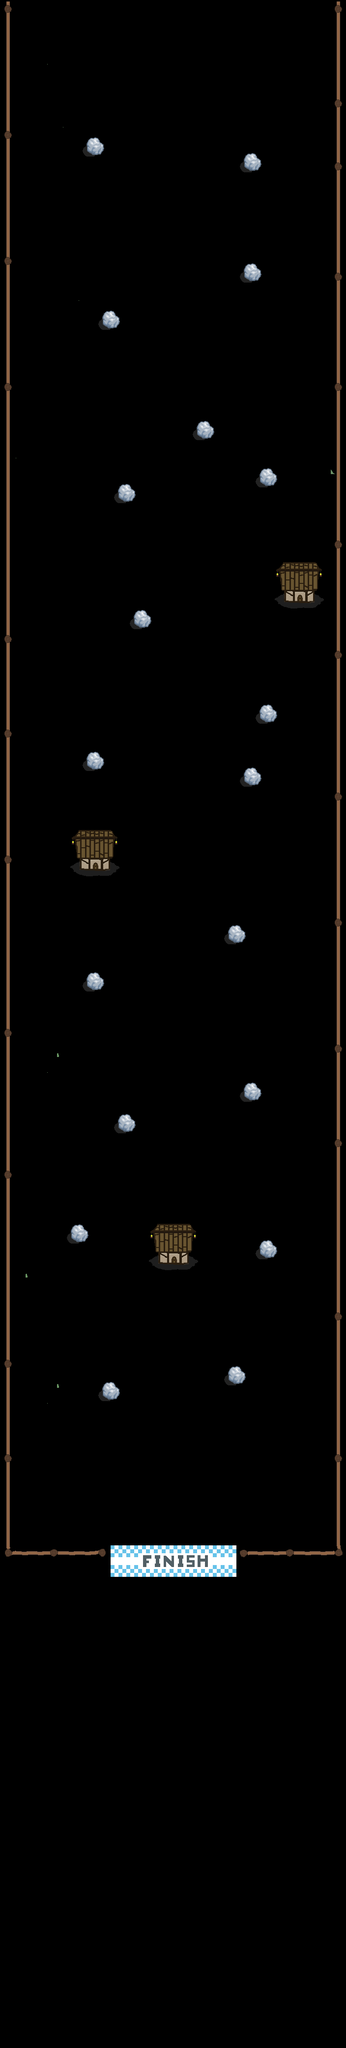

This game map was drawn from its Tiled (.tmx) file and the tilesets committed beside it. A one-line description and the trimmed map source follow:
An orthogonal 22x130 tile map with 32x32 px tiles, 2 tile layers (Tile Layer 2, Main), 5 tilesets and 28 objects.

<map version="1.0" tiledversion="1.1.5" orientation="orthogonal" renderorder="right-down" width="22" height="130" tilewidth="32" tileheight="32" infinite="0" nextobjectid="174">
 <tileset firstgid="1" name="SnowTileSet" tilewidth="32" tileheight="32" tilecount="36" columns="6">
  <image source="../Sprites/TileSet.png" width="193" height="193" />
 </tileset>
 <tileset firstgid="37" name="House" tilewidth="32" tileheight="32" tilecount="16" columns="4">
  <image source="../Sprites/House.png" width="128" height="128" />
 </tileset>
 <tileset firstgid="53" name="Finish Line" tilewidth="32" tileheight="32" tilecount="16" columns="8">
  <image source="../Sprites/Finish Line.png" width="264" height="64" />
 </tileset>
 <tileset firstgid="69" name="Fence" tilewidth="32" tileheight="32" tilecount="9" columns="3">
  <image source="../Sprites/Fence.png" width="96" height="96" />
 </tileset>
 <tileset firstgid="78" name="Ramp" tilewidth="32" tileheight="32" tilecount="9" columns="3">
  <image source="../Sprites/Ramp.png" width="100" height="100" />
 </tileset>
 <layer name="Tile Layer 2" width="22" height="130" offsetx="1" offsety="3">
  <data>[2860 cells, 334 non-empty, 12 distinct tile ids]</data>
 </layer>
 <objectgroup name="Spawn">
  <object id="144" x="325" y="33.6667" width="51" height="80" />
 </objectgroup>
 <layer name="Main" width="22" height="130" offsetx="1" offsety="3">
  <data>[2860 cells, 255 non-empty, 48 distinct tile ids]</data>
 </layer>
 <objectgroup name="Collision" offsetx="4.66667" offsety="2">
  <object id="129" x="-4.66667" y="-2" width="24.2424" height="3193.94" />
  <object id="130" x="675.333" y="2" width="20" height="3192" />
  <object id="145" x="16.3333" y="3136" width="196" height="30" />
  <object id="146" x="483.333" y="3138" width="209" height="25" />
  <object id="152" x="167.333" y="271" width="38" height="42" />
  <object id="153" x="489.333" y="305" width="37" height="41" />
  <object id="154" x="487.333" y="528" width="40" height="42" />
  <object id="155" x="201.333" y="626" width="38" height="41" />
  <object id="156" x="393.333" y="851" width="38" height="43" />
  <object id="157" x="523.333" y="945" width="34" height="42" />
  <object id="158" x="234.333" y="977" width="37" height="43" />
  <object id="159" x="574.333" y="1161" width="62" height="61" />
  <object id="160" x="262.333" y="1236" width="40" height="37" />
  <object id="161" x="526.333" y="1428" width="32" height="37" />
  <object id="162" x="168.333" y="1519" width="39" height="44" />
  <object id="163" x="487.333" y="1550" width="39" height="42" />
  <object id="164" x="158.333" y="1700" width="61" height="65" />
  <object id="165" x="459.333" y="1872" width="35" height="39" />
  <object id="166" x="165.333" y="1967" width="41" height="41" />
  <object id="167" x="491.333" y="2194" width="34" height="41" />
  <object id="168" x="236.333" y="2257" width="34" height="40" />
  <object id="169" x="138.333" y="2485" width="33" height="38" />
  <object id="170" x="523.333" y="2518" width="36" height="37" />
  <object id="171" x="315.333" y="2496" width="65" height="71" />
  <object id="172" x="459.333" y="2774" width="35" height="35" />
  <object id="173" x="204.333" y="2803" width="33" height="37" />
 </objectgroup>
 <objectgroup name="SnowmanCollision" offsetx="-1" offsety="0" />
 <objectgroup name="Coin" />
 <objectgroup name="Finish">
  <object id="147" x="223" y="3140" width="260" height="27" />
 </objectgroup>
 <objectgroup name="RampCollision" />
</map>
